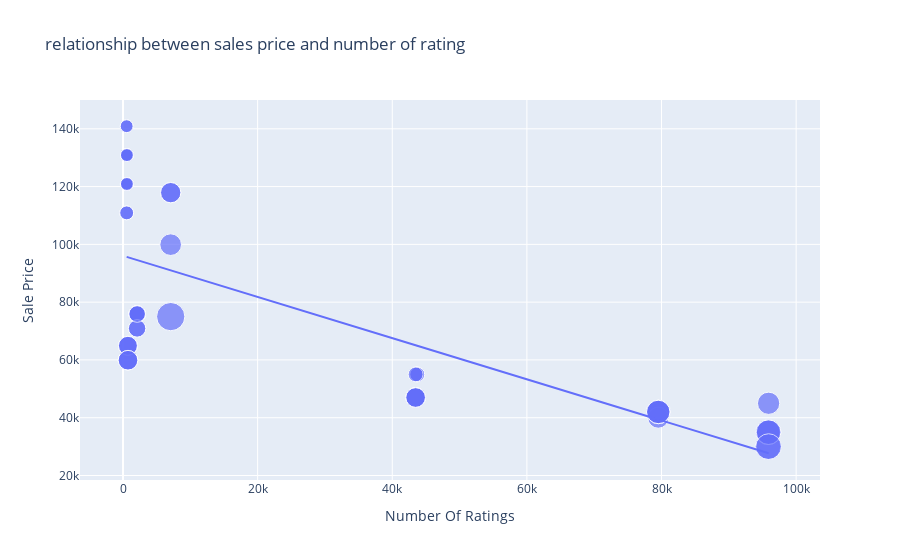

The notebook cell saved with this chart:
### Code cell
figure = px.scatter(data_frame = data,x = "Number Of Ratings",y = "Sale Price", size = "Discount Percentage",trendline = "ols",title = " relationship between sales price and number of rating")
figure.show()

### Figure 1 — Plotly figure (JSON) as saved in the notebook; plotly's stock layout.template omitted (floating-point values rounded to 4 significant figures)
{"data": [{"hovertemplate": "Number Of Ratings=%{x}<br>Sale Price=%{y}<br>Discount Percentage=%{marker.size}<extra></extra>", "legendgroup": "", "marker": {"color": "#636efa", "size": [0, 0, 0, 0, 0, 0, 0, 0, 0, 20, 16, 20, 20, 20, 0, 0, 0, 0, 29, 15, 0, 15, 17, 18, 6, 6, 13, 6, 14, 10, 7, 6, 6, 13, 13, 10, 10, 6, 14, 6, 10, 6, 11, 11, 10, 14, 7, 6, 6, 6, 8, 8, 24, 22, 22, 22, 8, 24, 14, 14, 14, 14], "sizemode": "area", "sizeref": 0.0725, "symbol": "circle"}, "mode": "markers", "name": "", "orientation": "v", "showlegend": false, "type": "scatter", "x": [3431, 3431, 3431, 11202, 11202, 3431, 3431, 11202, 1454, 79512, 79512, 79582, 79512, 79512, 1078, 1078, 1078, 1078, 7088, 7088, 1078, 7088, 7081, 95909, 542, 580, 740, 545, 740, 2101, 545, 580, 580, 730, 730, 2101, 2101, 580, 740, 580, 2092, 545, 2101, 2092, 2101, 740, 545, 580, 580, 580, 43707, 43707, 95807, 95909, 95807, 95909, 43470, 95909, 43470, 43470, 43470, 43470], "xaxis": "x", "y": [49900, 84900, 84900, 77000, 77000, 49900, 49900, 77000, 89900, 41999, 39999, 41999, 41999, 41999, 131900, 117100, 131900, 117100, 74999, 117900, 117100, 117900, 99900, 44999, 140900, 130900, 64900, 120900, 59900, 75900, 110900, 130900, 120900, 64900, 64900, 75900, 75900, 120900, 59900, 120900, 75900, 140900, 70900, 70900, 75900, 59900, 110900, 120900, 130900, 130900, 54999, 54999, 29999, 34999, 34999, 34999, 54999, 29999, 46999, 46999, 46999, 46999], "yaxis": "y"}, {"hovertemplate": "<b>OLS trendline</b><br>Sale Price = -0.712783 * Number Of Ratings + 96054.8<br>R<sup>2</sup>=0.492139<br><br>Number Of Ratings=%{x}<br>Sale Price=%{y} <b>(trend)</b><extra></extra>", "legendgroup": "", "marker": {"color": "#636efa", "symbol": "circle"}, "mode": "lines", "name": "", "showlegend": false, "type": "scatter", "x": [542, 545, 545, 545, 545, 580, 580, 580, 580, 580, 580, 580, 580, 730, 730, 740, 740, 740, 740, 1078, 1078, 1078, 1078, 1078, 1454, 2092, 2092, 2101, 2101, 2101, 2101, 2101, 3431, 3431, 3431, 3431, 3431, 7081, 7088, 7088, 7088, 11202, 11202, 11202, 43470, 43470, 43470, 43470, 43470, 43707, 43707, 79512, 79512, 79512, 79512, 79582, 95807, 95807, 95909, 95909, 95909, 95909], "xaxis": "x", "y": [95670.0, 95670.0, 95670.0, 95670.0, 95670.0, 95640.0, 95640.0, 95640.0, 95640.0, 95640.0, 95640.0, 95640.0, 95640.0, 95530.0, 95530.0, 95530.0, 95530.0, 95530.0, 95530.0, 95290.0, 95290.0, 95290.0, 95290.0, 95290.0, 95020.0, 94560.0, 94560.0, 94560.0, 94560.0, 94560.0, 94560.0, 94560.0, 93610.0, 93610.0, 93610.0, 93610.0, 93610.0, 91010.0, 91000.0, 91000.0, 91000.0, 88070.0, 88070.0, 88070.0, 65070.0, 65070.0, 65070.0, 65070.0, 65070.0, 64900.0, 64900.0, 39380.0, 39380.0, 39380.0, 39380.0, 39330.0, 27770.0, 27770.0, 27690.0, 27690.0, 27690.0, 27690.0], "yaxis": "y"}], "layout": {"autosize": true, "dragmode": "zoom", "legend": {"itemsizing": "constant", "tracegroupgap": 0}, "title": {"text": " relationship between sales price and number of rating"}, "xaxis": {"anchor": "y", "autorange": true, "domain": [0, 1], "range": [-5983.0, 103000.0], "title": {"text": "Number Of Ratings"}, "type": "linear"}, "yaxis": {"anchor": "x", "autorange": true, "domain": [0, 1], "range": [11530.0, 153700.0], "title": {"text": "Sale Price"}, "type": "linear"}}}
